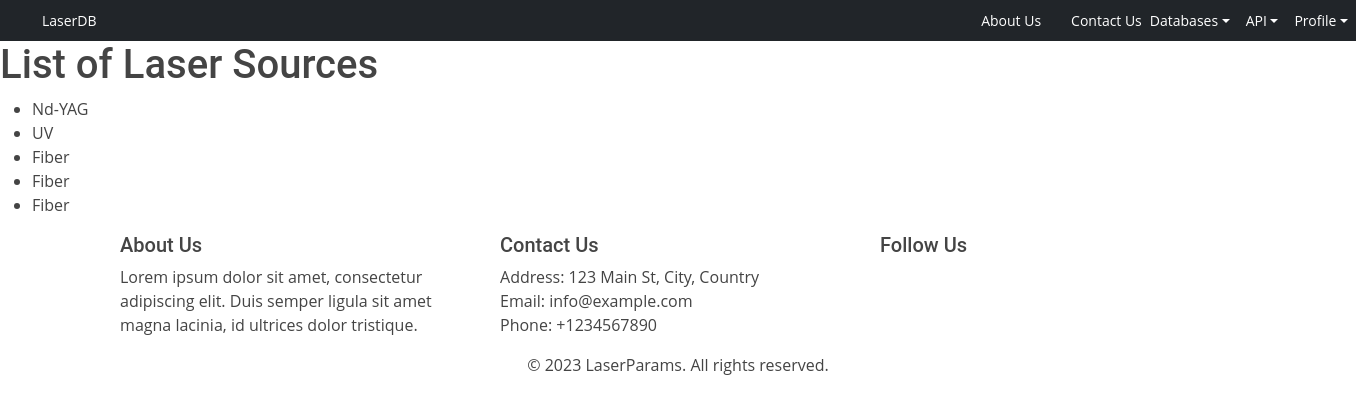
Page /laser-sources/ (signed in) on the committed database.
### pages/models.py (models this page shows, shortened)
class LaserSource(models.Model):
    name = models.CharField(max_length=100)
    type_of_laser = models.CharField(max_length=100)
    wavelength = models.PositiveIntegerField()

### pages/views.py (the view)
# urls.py: path('laser-sources/', views.laser_source_list, name='laser_source_list'),
@login_required
def laser_source_list(request):
    laser_sources = LaserSource.objects.all()
    context = {'laser_sources': laser_sources}
    return render(request, 'pages/laser_source_list.html', context)

### pages/templates/pages/laser_source_list.html
{% extends 'base.html' %}
{% block content %}
    <h1>List of Laser Sources</h1>
    <ul>
        {% for laser_source in laser_sources %}
            <li>{{ laser_source.name }}</li>
        {% endfor %}
    </ul>
{% endblock %}

### static/css/styles.css (style rules this page uses)
body { font-family: "Open Sans", sans-serif; color: #444; }
h1, h2, h3, h4, h5, h6, .font-primary { font-family: "Roboto", sans-serif; }

### rows in the picture
LaserSource: name "Nd-YAG"
LaserSource: name "UV"
LaserSource: name "Fiber"
LaserSource: name "Fiber"
LaserSource: name "Fiber"
